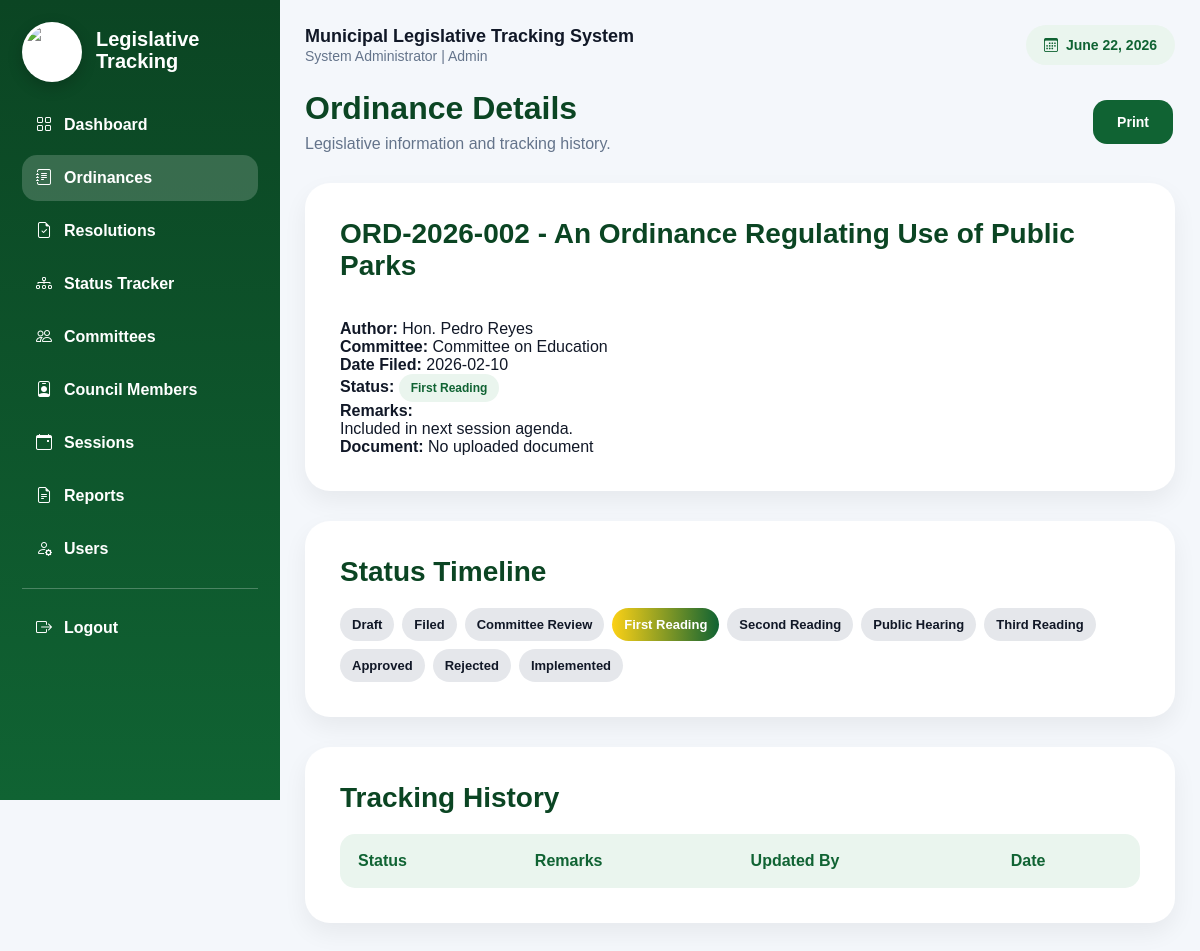
/ordinances/view.php?id=2 (signed in), run on the app's committed database.
### tables this page shows
CREATE TABLE ordinances (
    id INT AUTO_INCREMENT PRIMARY KEY,
    ordinance_no VARCHAR(50) NOT NULL,
    title VARCHAR(255) NOT NULL,
    author VARCHAR(150),
    committee VARCHAR(150),
    date_filed DATE,
    status VARCHAR(100) DEFAULT 'Draft',
    file_path VARCHAR(255),
    remarks TEXT,
    created_at TIMESTAMP DEFAULT CURRENT_TIMESTAMP
);

### config.php (called while the page is built, shortened)
<?php
function e($value) {
    return htmlspecialchars($value ?? '', ENT_QUOTES, 'UTF-8');
}
?>

### ordinances/view.php (the view, shortened to what this page needs)
<?php include "../includes/header.php";
$id=(int)($_GET['id'] ?? 0);
$item=mysqli_fetch_assoc(mysqli_query($conn,"SELECT * FROM ordinances WHERE id=$id"));
?>
<div class="topbar"><div><h1>Ordinance Details</h1><p class="subtitle">Legislative information and tracking history.</p></div><button onclick="window.print()" class="btn">Print</button></div>
<div class="panel">
  <h2><?= e($item['ordinance_no']) ?> - <?= e($item['title']) ?></h2><br>
  <p><b>Author:</b> <?= e($item['author']) ?></p>
  <p><b>Committee:</b> <?= e($item['committee']) ?></p>
  <p><b>Date Filed:</b> <?= e($item['date_filed']) ?></p>
  <p><b>Status:</b> <span class="badge"><?= e($item['status']) ?></span></p>
  <p><b>Remarks:</b><br><?= nl2br(e($item['remarks'])) ?></p>
  <p><b>Document:</b> <?php if($item['file_path']): ?><a target="_blank" href="/mlts/<?= e($item['file_path']) ?>">Open Document</a><?php else: ?>No uploaded document<?php endif; ?></p>
</div>
<div class="panel">
<h2>Status Timeline</h2>
<div class="timeline">
<?php $steps=['Draft','Filed','Committee Review','First Reading','Second Reading','Public Hearing','Third Reading','Approved','Rejected','Implemented']; foreach($steps as $s): ?>
  <span class="step <?= $item['status']==$s?'active':'' ?>"><?= $s ?></span>
<?php endforeach; ?>
</div>
</div>
<div class="panel table-wrap"><h2>Tracking History</h2>
<table><tr><th>Status</th><th>Remarks</th><th>Updated By</th><th>Date</th></tr>
</table></div>
<?php include "../includes/footer.php"; ?>

### assets/css/style.css (style rules this page uses)
:root { --primary:#106333; --primary2:#FCD116; --bg:#f4f7fb; --card:#ffffff; --line:#e5e7eb; --text:#111827; --muted:#64748b; --danger:#dc2626; --success:#16a34a; --blue:#2563eb; --gray:#64748b; }
* { box-sizing:border-box;margin:0;padding:0;font-family:Arial,Helvetica,sans-serif }
body { background:var(--bg);color:var(--text) }
.topbar { display:flex;justify-content:space-between;align-items:center;gap:20px;margin-bottom:20px }
.topbar h1,h1 { font-size:32px;font-weight:800;color:#0b4523;margin-bottom:8px }
.subtitle { color:var(--muted);margin-bottom:0 }
.panel { background:white;border-radius:25px;padding:35px;margin-top:30px;margin-bottom:18px;box-shadow:0 10px 25px rgba(0,0,0,.06) }
.panel h2 { font-size:28px;font-weight:800;color:#0b4523;margin-bottom:20px }
.table-wrap,.table-responsive { overflow:auto }
table { width:100%;border-collapse:collapse;overflow:hidden;border-radius:15px;margin-top:20px }
th { background:#eaf5ee;padding:18px;font-size:16px;color:var(--primary);text-align:left }
.btn { display:inline-block;padding:14px 24px;border:none;cursor:pointer;border-radius:14px;font-weight:600;transition:.3s;background:var(--primary);color:white;margin:2px;font-size:14px }
.badge { display:inline-block;padding:7px 12px;border-radius:999px;background:#eaf5ee;color:var(--primary);font-size:12px;font-weight:800 }
.timeline { display:flex;flex-wrap:wrap;gap:8px;margin-top:12px }
.step { padding:9px 12px;border-radius:999px;background:#e5e7eb;font-size:13px;font-weight:700 }
.step.active { background:linear-gradient(90deg,var(--primary2),var(--primary));color:white }

### data on the page
ordinances: ordinance_no "ORD-2026-002", title "An Ordinance Regulating Use of Public Parks", author "Hon. Pedro Reyes", committee "Committee on Education", date_filed "2026-02-10", status "First Reading", remarks "Included in next session agenda."

### other printed values
$_SESSION['fullname'] "System Administrator"
$_SESSION['role'] "Admin"
$s "Draft"
$s "Filed"
$s "Committee Review"
$s "First Reading"
$s "Second Reading"
$s "Public Hearing"
$s "Third Reading"
$s "Approved"
$s "Rejected"
$s "Implemented"
